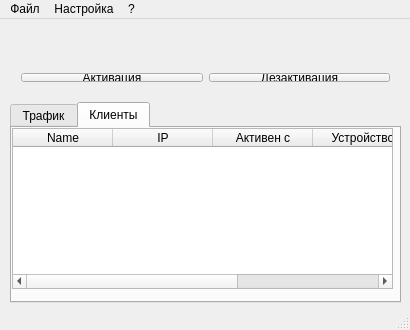
<?xml version="1.0" encoding="UTF-8"?>
<ui version="4.0">
 <class>MainWindow</class>
 <widget class="QMainWindow" name="MainWindow">
  <property name="geometry">
   <rect>
    <x>0</x>
    <y>0</y>
    <width>410</width>
    <height>330</height>
   </rect>
  </property>
  <property name="minimumSize">
   <size>
    <width>410</width>
    <height>330</height>
   </size>
  </property>
  <property name="maximumSize">
   <size>
    <width>410</width>
    <height>330</height>
   </size>
  </property>
  <property name="windowTitle">
   <string>WiFi Hostapd AP</string>
  </property>
  <property name="windowIcon">
   <iconset resource="images.qrc">
    <normaloff>:/pic/WiFi_logo_litle.png</normaloff>:/pic/WiFi_logo_litle.png</iconset>
  </property>
  <widget class="QWidget" name="centralWidget">
   <widget class="QLabel" name="identificator">
    <property name="geometry">
     <rect>
      <x>10</x>
      <y>5</y>
      <width>341</width>
      <height>31</height>
     </rect>
    </property>
    <property name="text">
     <string/>
    </property>
    <property name="textFormat">
     <enum>Qt::RichText</enum>
    </property>
    <property name="alignment">
     <set>Qt::AlignCenter</set>
    </property>
    <property name="wordWrap">
     <bool>true</bool>
    </property>
   </widget>
   <widget class="QTabWidget" name="tabWidget">
    <property name="geometry">
     <rect>
      <x>10</x>
      <y>83</y>
      <width>391</width>
      <height>201</height>
     </rect>
    </property>
    <property name="acceptDrops">
     <bool>true</bool>
    </property>
    <property name="autoFillBackground">
     <bool>false</bool>
    </property>
    <property name="tabShape">
     <enum>QTabWidget::Rounded</enum>
    </property>
    <property name="currentIndex">
     <number>1</number>
    </property>
    <property name="usesScrollButtons">
     <bool>false</bool>
    </property>
    <widget class="QWidget" name="traffictab">
     <attribute name="title">
      <string>Трафик</string>
     </attribute>
     <widget class="QLabel" name="inTR">
      <property name="geometry">
       <rect>
        <x>280</x>
        <y>10</y>
        <width>91</width>
        <height>16</height>
       </rect>
      </property>
      <property name="text">
       <string>0 байт</string>
      </property>
      <property name="textFormat">
       <enum>Qt::PlainText</enum>
      </property>
      <property name="alignment">
       <set>Qt::AlignRight|Qt::AlignTrailing|Qt::AlignVCenter</set>
      </property>
     </widget>
     <widget class="QLabel" name="outTR">
      <property name="geometry">
       <rect>
        <x>280</x>
        <y>40</y>
        <width>91</width>
        <height>16</height>
       </rect>
      </property>
      <property name="text">
       <string>0 байт</string>
      </property>
      <property name="textFormat">
       <enum>Qt::PlainText</enum>
      </property>
      <property name="alignment">
       <set>Qt::AlignRight|Qt::AlignTrailing|Qt::AlignVCenter</set>
      </property>
     </widget>
     <widget class="QTableWidget" name="TrafficTable">
      <property name="enabled">
       <bool>true</bool>
      </property>
      <property name="geometry">
       <rect>
        <x>10</x>
        <y>0</y>
        <width>371</width>
        <height>161</height>
       </rect>
      </property>
      <property name="frameShape">
       <enum>QFrame::NoFrame</enum>
      </property>
      <property name="frameShadow">
       <enum>QFrame::Sunken</enum>
      </property>
      <property name="lineWidth">
       <number>0</number>
      </property>
      <property name="verticalScrollBarPolicy">
       <enum>Qt::ScrollBarAsNeeded</enum>
      </property>
      <property name="horizontalScrollBarPolicy">
       <enum>Qt::ScrollBarAlwaysOn</enum>
      </property>
      <property name="editTriggers">
       <set>QAbstractItemView::NoEditTriggers</set>
      </property>
      <property name="dragDropOverwriteMode">
       <bool>false</bool>
      </property>
      <property name="showGrid">
       <bool>true</bool>
      </property>
      <property name="gridStyle">
       <enum>Qt::CustomDashLine</enum>
      </property>
      <attribute name="horizontalHeaderVisible">
       <bool>false</bool>
      </attribute>
      <attribute name="horizontalHeaderCascadingSectionResizes">
       <bool>false</bool>
      </attribute>
      <attribute name="horizontalHeaderDefaultSectionSize">
       <number>121</number>
      </attribute>
      <attribute name="horizontalHeaderHighlightSections">
       <bool>false</bool>
      </attribute>
      <attribute name="horizontalHeaderMinimumSectionSize">
       <number>121</number>
      </attribute>
      <attribute name="horizontalHeaderShowSortIndicator" stdset="0">
       <bool>false</bool>
      </attribute>
      <attribute name="horizontalHeaderStretchLastSection">
       <bool>false</bool>
      </attribute>
      <attribute name="verticalHeaderCascadingSectionResizes">
       <bool>false</bool>
      </attribute>
      <attribute name="verticalHeaderDefaultSectionSize">
       <number>25</number>
      </attribute>
      <attribute name="verticalHeaderHighlightSections">
       <bool>true</bool>
      </attribute>
      <attribute name="verticalHeaderMinimumSectionSize">
       <number>25</number>
      </attribute>
      <row>
       <property name="text">
        <string>Траффик</string>
       </property>
      </row>
      <row>
       <property name="text">
        <string>Скорость</string>
       </property>
      </row>
      <row>
       <property name="text">
        <string>Макс. скорость</string>
       </property>
      </row>
      <column>
       <property name="text">
        <string>Загрузка</string>
       </property>
      </column>
      <column>
       <property name="text">
        <string>Выгрузка</string>
       </property>
      </column>
     </widget>
    </widget>
    <widget class="QWidget" name="clientstab">
     <attribute name="title">
      <string>Клиенты</string>
     </attribute>
     <widget class="QTableWidget" name="Clients">
      <property name="enabled">
       <bool>true</bool>
      </property>
      <property name="geometry">
       <rect>
        <x>0</x>
        <y>0</y>
        <width>381</width>
        <height>161</height>
       </rect>
      </property>
      <property name="horizontalScrollBarPolicy">
       <enum>Qt::ScrollBarAlwaysOn</enum>
      </property>
      <property name="editTriggers">
       <set>QAbstractItemView::NoEditTriggers</set>
      </property>
      <property name="dragDropOverwriteMode">
       <bool>false</bool>
      </property>
      <property name="selectionMode">
       <enum>QAbstractItemView::NoSelection</enum>
      </property>
      <property name="showGrid">
       <bool>true</bool>
      </property>
      <property name="gridStyle">
       <enum>Qt::CustomDashLine</enum>
      </property>
      <property name="sortingEnabled">
       <bool>false</bool>
      </property>
      <property name="cornerButtonEnabled">
       <bool>false</bool>
      </property>
      <property name="columnCount">
       <number>5</number>
      </property>
      <attribute name="horizontalHeaderDefaultSectionSize">
       <number>100</number>
      </attribute>
      <attribute name="horizontalHeaderMinimumSectionSize">
       <number>15</number>
      </attribute>
      <attribute name="horizontalHeaderShowSortIndicator" stdset="0">
       <bool>false</bool>
      </attribute>
      <attribute name="horizontalHeaderStretchLastSection">
       <bool>false</bool>
      </attribute>
      <attribute name="verticalHeaderVisible">
       <bool>false</bool>
      </attribute>
      <attribute name="verticalHeaderDefaultSectionSize">
       <number>20</number>
      </attribute>
      <attribute name="verticalHeaderHighlightSections">
       <bool>true</bool>
      </attribute>
      <column>
       <property name="text">
        <string>Name</string>
       </property>
      </column>
      <column>
       <property name="text">
        <string>IP</string>
       </property>
      </column>
      <column>
       <property name="text">
        <string>Активен с</string>
       </property>
      </column>
      <column>
       <property name="text">
        <string>Устройство</string>
       </property>
      </column>
      <column>
       <property name="text">
        <string>Действует до</string>
       </property>
      </column>
     </widget>
    </widget>
   </widget>
   <widget class="QWidget" name="layoutWidget">
    <property name="geometry">
     <rect>
      <x>10</x>
      <y>43</y>
      <width>391</width>
      <height>31</height>
     </rect>
    </property>
    <layout class="QHBoxLayout" name="horizontalLayout">
     <item>
      <widget class="QPushButton" name="Activate">
       <property name="text">
        <string>Активация</string>
       </property>
      </widget>
     </item>
     <item>
      <widget class="QPushButton" name="Disactive">
       <property name="text">
        <string>Дезактивация</string>
       </property>
      </widget>
     </item>
    </layout>
   </widget>
   <widget class="QLabel" name="StatusIcon">
    <property name="geometry">
     <rect>
      <x>366</x>
      <y>5</y>
      <width>31</width>
      <height>30</height>
     </rect>
    </property>
    <property name="text">
     <string/>
    </property>
   </widget>
  </widget>
  <widget class="QMenuBar" name="menuBar">
   <property name="geometry">
    <rect>
     <x>0</x>
     <y>0</y>
     <width>410</width>
     <height>21</height>
    </rect>
   </property>
   <widget class="QMenu" name="menu">
    <property name="title">
     <string>Файл</string>
    </property>
    <addaction name="Log"/>
    <addaction name="Exit"/>
   </widget>
   <widget class="QMenu" name="menu_3">
    <property name="title">
     <string>?</string>
    </property>
    <addaction name="AboutW"/>
   </widget>
   <widget class="QMenu" name="menu_2">
    <property name="title">
     <string>Настройка</string>
    </property>
    <addaction name="EditorW"/>
    <addaction name="OptW"/>
   </widget>
   <addaction name="menu"/>
   <addaction name="menu_2"/>
   <addaction name="menu_3"/>
  </widget>
  <widget class="QStatusBar" name="statusBar"/>
  <action name="Exit">
   <property name="text">
    <string>Закрыть</string>
   </property>
  </action>
  <action name="EditorW">
   <property name="text">
    <string>Редактор</string>
   </property>
  </action>
  <action name="OptW">
   <property name="text">
    <string>Настройки</string>
   </property>
  </action>
  <action name="HelpDOC">
   <property name="text">
    <string>Документация</string>
   </property>
  </action>
  <action name="AboutW">
   <property name="text">
    <string>О программе</string>
   </property>
  </action>
  <action name="Log">
   <property name="text">
    <string>Журнал</string>
   </property>
  </action>
 </widget>
 <layoutdefault spacing="6" margin="11"/>
 <resources>
  <include location="images.qrc"/>
 </resources>
 <connections>
  <connection>
   <sender>Exit</sender>
   <signal>activated()</signal>
   <receiver>MainWindow</receiver>
   <slot>close()</slot>
   <hints>
    <hint type="sourcelabel">
     <x>-1</x>
     <y>-1</y>
    </hint>
    <hint type="destinationlabel">
     <x>299</x>
     <y>199</y>
    </hint>
   </hints>
  </connection>
 </connections>
</ui>
